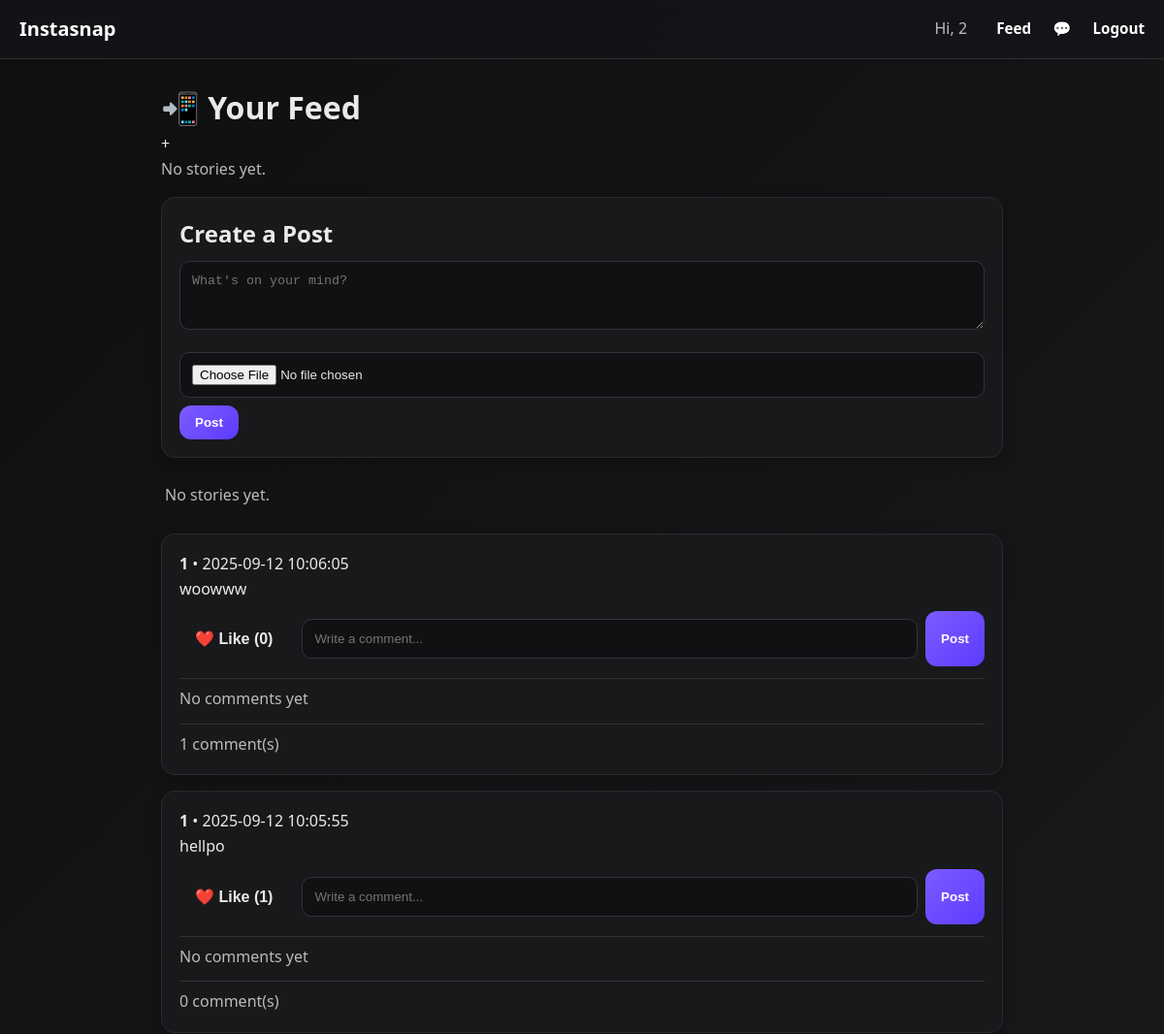
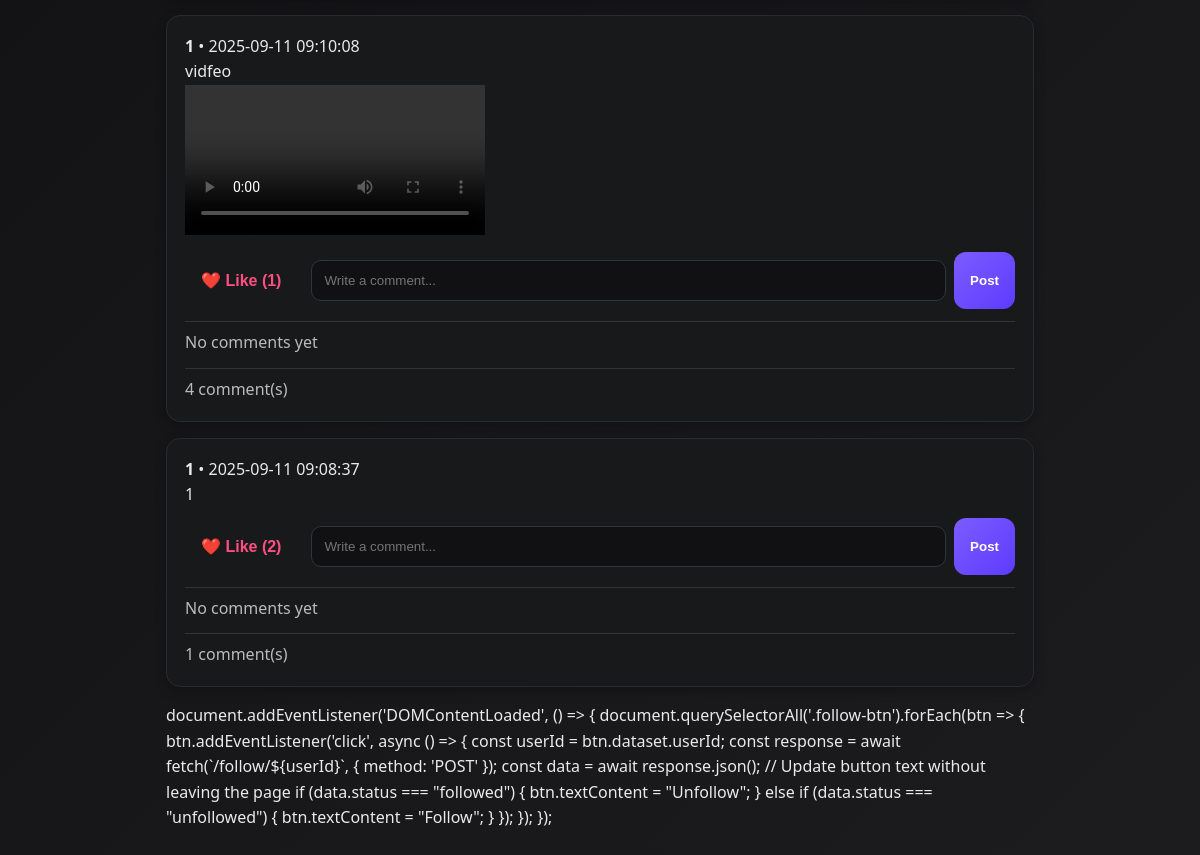
Page /u/1 (signed in) on the committed database (2 pictures, top to bottom).
### tables this page shows
CREATE TABLE posts (
            id INTEGER PRIMARY KEY AUTOINCREMENT,
            user_id INTEGER NOT NULL,
            caption TEXT,
            media_url TEXT,
            media_type TEXT CHECK(media_type IN ('image','video')),
            created_at TIMESTAMP DEFAULT CURRENT_TIMESTAMP,
            FOREIGN KEY (user_id) REFERENCES users(id) ON DELETE CASCADE
        );

### app.py (the view)
@app.route("/u/<username>")
def profile(username):
    conn = get_db()
    u = conn.execute(
        "SELECT id, username, avatar_url, bio, created_at FROM users WHERE username=?",
        (username,),
    ).fetchone()
    if not u:
        conn.close()
        return "User not found", 404
    posts = conn.execute("""
        SELECT p.id, p.user_id, p.caption, p.media_url, p.media_type, p.created_at,
               COALESCE(usr.username, 'Anonymous') as username,
               (SELECT COUNT(*) FROM likes WHERE post_id = p.id) as like_count,
               (SELECT COUNT(*) FROM comments WHERE post_id = p.id) as comment_count,
               EXISTS(SELECT 1 FROM likes WHERE post_id = p.id AND user_id = ?) as liked_by_me
        FROM posts p
        JOIN users usr ON usr.id = p.user_id
        WHERE p.user_id = ?
        ORDER BY p.created_at DESC
    """, (session.get("user_id"), u["id"])).fetchall()
    conn.close()
    posts = [dict(r) for r in posts]
    return render_template("feed.html", posts=posts, stories=[], username=username or "Anonymous")

### app.py (called while the page is built)
def get_db():
    conn = sqlite3.connect(DB)
    conn.row_factory = sqlite3.Row
    return conn

### templates/feed.html (shortened to what this page needs)
{% extends "base.html" %} {% block title %}Feed - Instasnap{% endblock %} {%
block content %}
<div class="feed-container">
  <h1 class="page-title">📲 Your Feed</h1>
  <div class="story-bar">
    <div class="story-circle add-story">
      <form
        action="{{ url_for('create_story') }}"
        method="POST"
        enctype="multipart/form-data"
        id="storyForm"
      >
        <label for="storyInput">+</label>
      </form>
    </div>
    {% if stories %}
      {% for story in stories %}
      <div class="story-circle" onclick="openStory('{{ story.media_url }}', '{{ story.media_type }}')">
        <img src="{{ story.avatar_url or '/static/default-avatar.png' }}" alt="{{ story.username }}" />
        <span>{{ story.username }}</span>
      </div>
      {% endfor %}
    {% else %}
      <p class="muted">No stories yet.</p>
    {% endif %}
  </div>
</div>
  <div class="card create-post">
    <h2 class="section-title">Create a Post</h2>
    <form
      action="{{ url_for('feed') }}"
      method="POST"
      enctype="multipart/form-data"
    >
      <textarea
        name="caption"
        rows="3"
        placeholder="What's on your mind?"
        required
        class="input"
      ></textarea>
      <input type="file" name="media" class="input" />
      <button type="submit" class="btn btn-primary">Post</button>
    </form>
  </div>
  <div class="stories">
    {% if stories %} {% for story in stories %}
    <div class="card story">
      <div class="meta">
        <strong>{{ story.username or "Anonymous" }}</strong> • {{
        story.created_at }}
      </div>
      {% if story.media_type == "image" %}
      <img src="{{ story.media_url }}" alt="Story media" class="story-media" />
      {% elif story.media_type == "video" %}
      <video controls class="story-media">
        <source src="{{ story.media_url }}" type="video/mp4" />
        Your browser does not support the video tag.
      </video>
      {% endif %}
    </div>
    {% endfor %} {% else %}
    <p class="muted">No stories yet.</p>
    {% endif %}
  </div>
  <div class="posts">
    {% if posts %} {% for post in posts %}
    <div class="card post" data-post-id="{{ post.id }}">
      <div class="meta">
        <strong>{{ post.username or "Anonymous" }}</strong>
         • {{ post.created_at }}
      </div>
      <div class="content">{{ post.caption }}</div>
      {% if post.media_url %} {% if post.media_type == "image" %}
      <img src="{{ post.media_url }}" class="post-media" />
      {% elif post.media_type == "video" %}
      <video controls class="post-media">
        <source src="{{ post.media_url }}" type="video/mp4" />
      </video>
      {% endif %} {% endif %}
      <div class="post-actions">
        <form
          class="like-form"
          action="{{ url_for('toggle_like', post_id=post.id) }}"
          method="POST"
          style="display: inline"
        >
          <button
            type="submit"
            class="like-btn {% if post.liked_by_me %}liked{% endif %}"
          >
            ❤️ Like (<span class="like-count">{{ post.like_count }}</span>)
          </button>
        </form>
        <form
          class="comment-form"
          action="{{ url_for('add_comment', post_id=post.id) }}"
          method="POST"
          style="flex: 1; display: flex; gap: 8px"
        >
          <input
            type="text"
            name="content"
            placeholder="Write a comment..."
            required
          />
          <button type="submit">Post</button>
        </form>
      </div>
      <div class="comments" id="comments-{{ post.id }}">
        {% if post.comments %} {% set comments_to_show = post.comments[:3] %} {%
        for comment in comments_to_show %}
        <div class="comment">
          <strong>{{ comment.username }}</strong>: {{ comment.content }}
        </div>
        {% endfor %} {% if post.comment_count > 3 %}
        <button
          class="btn-show-more"
          onclick="toggleComments({{ post.id }}, this)"
        >
          Show more...
        </button>
        {% endif %} {% else %}
        <p class="muted">No comments yet</p>
        {% endif %}
      </div>
      <div class="comments">
        <p class="muted">
          <span class="comment-count">{{ post.comment_count }}</span> comment(s)
        </p>
      </div>
    </div>
    {% endfor %} {% else %}
    <p class="muted">No posts yet — be the first one to share something!</p>
    {% endif %}
  </div>
  document.addEventListener('DOMContentLoaded', () => {
  document.querySelectorAll('.follow-btn').forEach(btn => {
  btn.addEventListener('click', async () => { const userId = btn.dataset.userId;
  const response = await fetch(`/follow/${userId}`, { method: 'POST' }); const
  data = await response.json(); // Update button text without leaving the page
  if (data.status === "followed") { btn.textContent = "Unfollow"; } else if
  (data.status === "unfollowed") { btn.textContent = "Follow"; } }); }); });
</div>
{% endblock %}

### templates/base.html (style rules this page uses)
* { margin: 0; padding: 0; box-sizing: border-box; }
body { font-family: "Segoe UI", Roboto, system-ui, sans-serif; background: linear-gradient(135deg, #0f0f10, #1c1c1f); color: #eaeaea; line-height: 1.6; }
.muted { color: #bbb; margin-right: 8px; }
.card { background: #18191b; border: 1px solid #2a2a30; border-radius: 14px; padding: 18px; margin: 16px 0; box-shadow: 0 4px 12px rgba(0, 0, 0, 0.25); transition: transform 0.2s, box-shadow 0.2s; }
input, textarea { width: 100%; padding: 12px; border-radius: 10px; border: 1px solid #33333a; background: #111114; color: #e8e8ea; margin: 8px 0; transition: border 0.2s, box-shadow 0.2s; }
button { padding: 10px 16px; border: 0; border-radius: 12px; background: linear-gradient(135deg, #7c5cff, #5d3bff); color: white; cursor: pointer; font-weight: 600; transition: transform 0.2s, box-shadow 0.2s; }
.stories { display: flex; overflow-x: auto; gap: 14px; padding: 10px 4px; scrollbar-width: thin; scrollbar-color: #444 #111; }
.post-actions { display: flex; align-items: center; gap: 14px; margin-top: 10px; }
.like-btn { background: none; border: none; cursor: pointer; color: #eaeaea; font-size: 1rem; }
.like-btn.liked { color: #ff4f81; font-weight: bold; }
.comments { margin-top: 12px; border-top: 1px solid #333; padding-top: 8px; }

### rows in the picture
posts: user "1", created_at "2025-09-12 10:06:05", caption "woowww", like_count "0", comment_count "1"
posts: user "1", created_at "2025-09-12 10:05:55", caption "hellpo", like_count "1", comment_count "0"
posts: user "1", created_at "2025-09-11 09:10:08", caption "vidfeo", like_count "1", comment_count "4"
posts: username "1", created_at "2025-09-11 09:08:37", caption "1", like_count "2", comment_count "1"

### other values in the picture
{{ session.get('username') }} "2"
